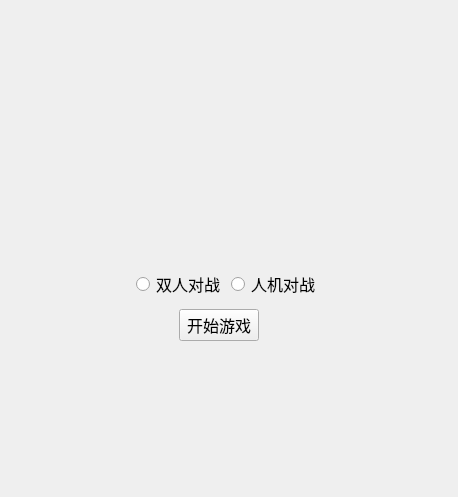
<?xml version="1.0" encoding="UTF-8"?>
<ui version="4.0">
 <class>Othello</class>
 <widget class="QWidget" name="Othello">
  <property name="geometry">
   <rect>
    <x>0</x>
    <y>0</y>
    <width>453</width>
    <height>497</height>
   </rect>
  </property>
  <property name="windowTitle">
   <string>Othello</string>
  </property>
  <layout class="QGridLayout" name="gridLayout_3">
   <item row="0" column="0">
    <widget class="QStackedWidget" name="stackedWidget">
     <property name="sizePolicy">
      <sizepolicy hsizetype="Preferred" vsizetype="Preferred">
       <horstretch>0</horstretch>
       <verstretch>0</verstretch>
      </sizepolicy>
     </property>
     <property name="currentIndex">
      <number>1</number>
     </property>
     <widget class="QWidget" name="page">
      <layout class="QGridLayout" name="gridLayout">
       <item row="0" column="0">
        <layout class="QHBoxLayout" name="horizontalLayout">
         <item>
          <spacer name="horizontalSpacer">
           <property name="orientation">
            <enum>Qt::Horizontal</enum>
           </property>
           <property name="sizeHint" stdset="0">
            <size>
             <width>40</width>
             <height>20</height>
            </size>
           </property>
          </spacer>
         </item>
         <item>
          <widget class="QLCDNumber" name="lcdNumber">
           <property name="sizePolicy">
            <sizepolicy hsizetype="Minimum" vsizetype="Minimum">
             <horstretch>0</horstretch>
             <verstretch>0</verstretch>
            </sizepolicy>
           </property>
           <property name="minimumSize">
            <size>
             <width>80</width>
             <height>50</height>
            </size>
           </property>
           <property name="digitCount">
            <number>3</number>
           </property>
          </widget>
         </item>
         <item>
          <spacer name="horizontalSpacer_2">
           <property name="orientation">
            <enum>Qt::Horizontal</enum>
           </property>
           <property name="sizeHint" stdset="0">
            <size>
             <width>40</width>
             <height>20</height>
            </size>
           </property>
          </spacer>
         </item>
        </layout>
       </item>
       <item row="1" column="0">
        <widget class="QWidget" name="widget" native="true">
         <property name="sizePolicy">
          <sizepolicy hsizetype="Expanding" vsizetype="Expanding">
           <horstretch>0</horstretch>
           <verstretch>0</verstretch>
          </sizepolicy>
         </property>
        </widget>
       </item>
       <item row="1" column="1">
        <layout class="QVBoxLayout" name="verticalLayout">
         <item>
          <widget class="QLabel" name="labelBlack">
           <property name="sizePolicy">
            <sizepolicy hsizetype="Preferred" vsizetype="Preferred">
             <horstretch>0</horstretch>
             <verstretch>0</verstretch>
            </sizepolicy>
           </property>
           <property name="minimumSize">
            <size>
             <width>100</width>
             <height>100</height>
            </size>
           </property>
           <property name="text">
            <string/>
           </property>
          </widget>
         </item>
         <item>
          <widget class="QLCDNumber" name="lcdNumber_2">
           <property name="minimumSize">
            <size>
             <width>0</width>
             <height>50</height>
            </size>
           </property>
           <property name="digitCount">
            <number>2</number>
           </property>
          </widget>
         </item>
         <item>
          <widget class="QLabel" name="labelWhite">
           <property name="minimumSize">
            <size>
             <width>100</width>
             <height>100</height>
            </size>
           </property>
           <property name="text">
            <string/>
           </property>
          </widget>
         </item>
         <item>
          <widget class="QLCDNumber" name="lcdNumber_3">
           <property name="minimumSize">
            <size>
             <width>0</width>
             <height>50</height>
            </size>
           </property>
           <property name="smallDecimalPoint">
            <bool>false</bool>
           </property>
           <property name="digitCount">
            <number>2</number>
           </property>
          </widget>
         </item>
         <item>
          <widget class="QPushButton" name="pushButtonBack">
           <property name="sizePolicy">
            <sizepolicy hsizetype="Minimum" vsizetype="Minimum">
             <horstretch>0</horstretch>
             <verstretch>0</verstretch>
            </sizepolicy>
           </property>
           <property name="minimumSize">
            <size>
             <width>0</width>
             <height>40</height>
            </size>
           </property>
           <property name="font">
            <font>
             <pointsize>14</pointsize>
            </font>
           </property>
           <property name="text">
            <string>悔棋是小狗</string>
           </property>
          </widget>
         </item>
         <item>
          <spacer name="verticalSpacer">
           <property name="orientation">
            <enum>Qt::Vertical</enum>
           </property>
           <property name="sizeHint" stdset="0">
            <size>
             <width>20</width>
             <height>40</height>
            </size>
           </property>
          </spacer>
         </item>
        </layout>
       </item>
       <item row="2" column="0" colspan="2">
        <layout class="QHBoxLayout" name="horizontalLayout_2">
         <item>
          <spacer name="horizontalSpacer_3">
           <property name="orientation">
            <enum>Qt::Horizontal</enum>
           </property>
           <property name="sizeHint" stdset="0">
            <size>
             <width>40</width>
             <height>20</height>
            </size>
           </property>
          </spacer>
         </item>
         <item>
          <widget class="QPushButton" name="pushButtonHome">
           <property name="text">
            <string>返回</string>
           </property>
          </widget>
         </item>
         <item>
          <widget class="QPushButton" name="pushButtonQuit">
           <property name="text">
            <string>退出</string>
           </property>
          </widget>
         </item>
         <item>
          <widget class="QPushButton" name="pushButtonRestart">
           <property name="text">
            <string>重新开始</string>
           </property>
          </widget>
         </item>
         <item>
          <spacer name="horizontalSpacer_4">
           <property name="orientation">
            <enum>Qt::Horizontal</enum>
           </property>
           <property name="sizeHint" stdset="0">
            <size>
             <width>40</width>
             <height>20</height>
            </size>
           </property>
          </spacer>
         </item>
        </layout>
       </item>
      </layout>
     </widget>
     <widget class="QWidget" name="page_2">
      <layout class="QGridLayout" name="gridLayout_2">
       <item row="0" column="0">
        <layout class="QHBoxLayout" name="horizontalLayout_3">
         <item>
          <spacer name="horizontalSpacer_7">
           <property name="orientation">
            <enum>Qt::Horizontal</enum>
           </property>
           <property name="sizeHint" stdset="0">
            <size>
             <width>3</width>
             <height>20</height>
            </size>
           </property>
          </spacer>
         </item>
         <item>
          <widget class="QLabel" name="label">
           <property name="text">
            <string/>
           </property>
           <property name="pixmap">
            <pixmap>../image/mainBack.jpg</pixmap>
           </property>
          </widget>
         </item>
         <item>
          <spacer name="horizontalSpacer_9">
           <property name="orientation">
            <enum>Qt::Horizontal</enum>
           </property>
           <property name="sizeHint" stdset="0">
            <size>
             <width>43</width>
             <height>237</height>
            </size>
           </property>
          </spacer>
         </item>
        </layout>
       </item>
       <item row="1" column="0">
        <layout class="QHBoxLayout" name="horizontalLayout_5">
         <item>
          <spacer name="horizontalSpacer_10">
           <property name="orientation">
            <enum>Qt::Horizontal</enum>
           </property>
           <property name="sizeHint" stdset="0">
            <size>
             <width>108</width>
             <height>38</height>
            </size>
           </property>
          </spacer>
         </item>
         <item>
          <widget class="QRadioButton" name="radioButton">
           <property name="font">
            <font>
             <pointsize>12</pointsize>
            </font>
           </property>
           <property name="text">
            <string>双人对战</string>
           </property>
          </widget>
         </item>
         <item>
          <widget class="QRadioButton" name="radioButton_2">
           <property name="font">
            <font>
             <pointsize>12</pointsize>
            </font>
           </property>
           <property name="text">
            <string>人机对战</string>
           </property>
          </widget>
         </item>
         <item>
          <spacer name="horizontalSpacer_8">
           <property name="orientation">
            <enum>Qt::Horizontal</enum>
           </property>
           <property name="sizeHint" stdset="0">
            <size>
             <width>116</width>
             <height>20</height>
            </size>
           </property>
          </spacer>
         </item>
        </layout>
       </item>
       <item row="2" column="0">
        <layout class="QHBoxLayout" name="horizontalLayout_4">
         <item>
          <spacer name="horizontalSpacer_5">
           <property name="orientation">
            <enum>Qt::Horizontal</enum>
           </property>
           <property name="sizeHint" stdset="0">
            <size>
             <width>126</width>
             <height>20</height>
            </size>
           </property>
          </spacer>
         </item>
         <item>
          <widget class="QPushButton" name="pushButton_4">
           <property name="font">
            <font>
             <pointsize>12</pointsize>
            </font>
           </property>
           <property name="text">
            <string>开始游戏</string>
           </property>
          </widget>
         </item>
         <item>
          <spacer name="horizontalSpacer_6">
           <property name="orientation">
            <enum>Qt::Horizontal</enum>
           </property>
           <property name="sizeHint" stdset="0">
            <size>
             <width>177</width>
             <height>20</height>
            </size>
           </property>
          </spacer>
         </item>
        </layout>
       </item>
       <item row="3" column="0">
        <spacer name="verticalSpacer_2">
         <property name="orientation">
          <enum>Qt::Vertical</enum>
         </property>
         <property name="sizeHint" stdset="0">
          <size>
           <width>414</width>
           <height>132</height>
          </size>
         </property>
        </spacer>
       </item>
      </layout>
     </widget>
    </widget>
   </item>
  </layout>
 </widget>
 <layoutdefault spacing="6" margin="11"/>
 <resources/>
 <connections/>
</ui>
